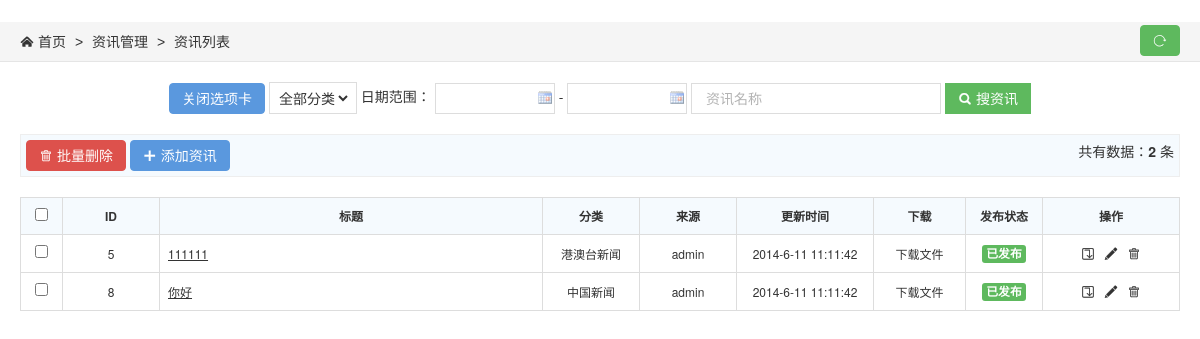
Before: /article/articlelist/ (signed in) with the older database file.
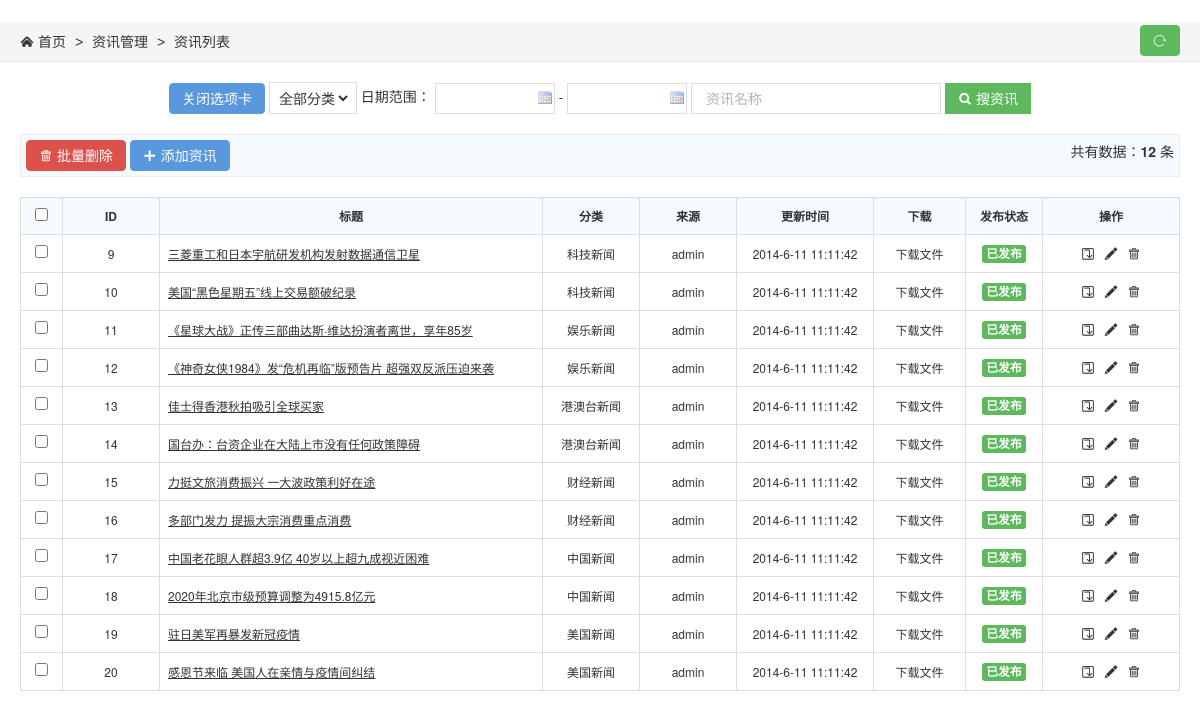
After: the same page with the newer database file.
### article/models.py (models this page shows)
class Articles(models.Model):
    title = models.CharField(max_length=100)
    content = models.TextField(default="暂无内容！")
    type = models.ForeignKey(Types, on_delete=models.CASCADE)
    author = models.ForeignKey(Users, on_delete=models.CASCADE)
    fujian = models.CharField(max_length=200, default='upload/noPicture.jpg', blank=True)

class Types(models.Model):
    title = models.CharField(max_length=50)

### login/models.py (models this page shows)
class Users(models.Model):
    username = models.CharField(max_length=50, unique=True)
    password = models.CharField(max_length=50)

### article/views.py (the view)
# urls.py: path('articlelist/', views.articlelist),
def articlelist(request):
    articles = Articles.objects.all()
    return render(request, 'article-list.html', {'articles': articles})

### templates/article-list.html (shortened to what this page needs)
﻿{% load static %}
<!DOCTYPE HTML>
<html>
<head>
<link rel="stylesheet" type="text/css" href="{% static "static/h-ui/css/H-ui.min.css" %}" />
<link rel="stylesheet" type="text/css" href="{% static "static/h-ui.admin/css/H-ui.admin.css" %}" />
<link rel="stylesheet" type="text/css" href="{% static "lib/Hui-iconfont/1.0.8/iconfont.css" %}" />
<link rel="stylesheet" type="text/css" href="{% static "static/h-ui.admin/skin/default/skin.css" %}" id="skin" />
<link rel="stylesheet" type="text/css" href="{% static "static/h-ui.admin/css/style.css" %}" />
</head>
<body>
<nav class="breadcrumb">
	<i class="Hui-iconfont">&#xe67f;</i>
	首页
	<span class="c-gray en">&gt;</span>
	资讯管理
	<span class="c-gray en">&gt;</span>
	资讯列表
	<a class="btn btn-success radius r" style="line-height:1.6em;margin-top:3px" href="javascript:location.replace(location.href);" title="刷新" ><i class="Hui-iconfont">&#xe68f;</i></a>
</nav>
<div class="page-container">
	<div class="text-c">
		<button onclick="removeIframe()" class="btn btn-primary radius">关闭选项卡</button>
	 <span class="select-box inline">
		<select name="" class="select">
			<option value="0">全部分类</option>
		</select>
		</span> 日期范围：
		<input type="text" onfocus="WdatePicker({ maxDate:'#F{$dp.$D(\'logmax\')||\'%y-%M-%d\'}' })" id="logmin" class="input-text Wdate" style="width:120px;">
		-
		<input type="text" onfocus="WdatePicker({ minDate:'#F{$dp.$D(\'logmin\')}',maxDate:'%y-%M-%d' })" id="logmax" class="input-text Wdate" style="width:120px;">
		<input type="text" name="" id="" placeholder=" 资讯名称" style="width:250px" class="input-text">
		<button name="" id="" class="btn btn-success" type="submit"><i class="Hui-iconfont">&#xe665;</i> 搜资讯</button>
	</div>
	<div class="cl pd-5 bg-1 bk-gray mt-20"> <span class="l"><a href="javascript:;" onclick="datadel()" class="btn btn-danger radius"><i class="Hui-iconfont">&#xe6e2;</i> 批量删除</a> <a class="btn btn-primary radius" data-title="添加资讯" data-href="/article/articleadd/" onclick="Hui_admin_tab(this)" href="javascript:;"><i class="Hui-iconfont">&#xe600;</i> 添加资讯</a></span> <span class="r">共有数据：<strong>{{ articles.count }}</strong> 条</span> </div>
	<div class="mt-20">
		<table class="table table-border table-bordered table-bg table-hover table-sort table-responsive">
			<thead>
				<tr class="text-c">
					<th width="25"><input type="checkbox" name="" value=""></th>
					<th width="80">ID</th>
					<th>标题</th>
					<th width="80">分类</th>
					<th width="80">来源</th>
					<th width="120">更新时间</th>
					<th width="75">下载</th>
					<th width="60">发布状态</th>
					<th width="120">操作</th>
				</tr>
			</thead>
			<tbody>
            {% for article in articles %}
				<tr class="text-c">
					<td><input type="checkbox" value="" name=""></td>
					<td>{{ article.id }}</td>
					<td class="text-l"><u style="cursor:pointer" class="text-primary" onClick="article_edit('查看','article-zhang.html','10001')" title="查看">{{ article.title }}</u></td>
					<td>{{ article.type.title }}</td>
					<td>{{ article.author.username }}</td>
					<td>2014-6-11 11:11:42</td>
					<td><a href="{% static article.fujian %}">下载文件</a></td>
					<td class="td-status"><span class="label label-success radius">已发布</span></td>
					<td class="f-14 td-manage"><a style="text-decoration:none" onClick="article_stop(this,'10001')" href="javascript:;" title="下架"><i class="Hui-iconfont">&#xe6de;</i></a> <a style="text-decoration:none" class="ml-5" onClick="article_edit('资讯编辑','/article/articleedit/','{{ article.id }}')" href="javascript:;" title="编辑"><i class="Hui-iconfont">&#xe6df;</i></a> <a style="text-decoration:none" class="ml-5" onClick="article_del(this,'{{ article.id }}')" href="javascript:;" title="删除"><i class="Hui-iconfont">&#xe6e2;</i></a></td>
				</tr>
			{% endfor %}
			</tbody>
		</table>
	</div>
</div>
</body>
</html>

Changed rows visible on the page:
removed Articles: id "5", title "111111", type "港澳台新闻", author.username "admin"
removed Articles: id "8", title "你好", type "中国新闻", author.username "admin"
added Articles: id "9", title "三菱重工和日本宇航研发机构发射数据通信卫星", type "科技新闻", author.username "admin"
added Articles: id "10", title "美国“黑色星期五”线上交易额破纪录", type "科技新闻", author.username "admin"
added Articles: id "11", title "《星球大战》正传三部曲达斯·维达扮演者离世，享年85岁", type "娱乐新闻", author.username "admin"
added Articles: id "12", title "《神奇女侠1984》发“危机再临”版预告片 超强双反派压迫来袭", type "娱乐新闻", author.username "admin"
added Articles: id "13", title "佳士得香港秋拍吸引全球买家", type "港澳台新闻", author.username "admin"
added Articles: id "14", title "国台办：台资企业在大陆上市没有任何政策障碍", type "港澳台新闻", author.username "admin"
added Articles: id "15", title "力挺文旅消费振兴 一大波政策利好在途", type "财经新闻", author.username "admin"
added Articles: id "16", title "多部门发力 提振大宗消费重点消费", type "财经新闻", author.username "admin"
added Articles: id "17", title "中国老花眼人群超3.9亿 40岁以上超九成视近困难", type "中国新闻", author.username "admin"
added Articles: id "18", title "2020年北京市级预算调整为4915.8亿元", type "中国新闻", author.username "admin"
added Articles: id "19", title "驻日美军再暴发新冠疫情", type "美国新闻", author.username "admin"
added Articles: id "20", title "感恩节来临 美国人在亲情与疫情间纠结", type "美国新闻", author.username "admin"
Other visible differences:
{{ articles.count }}: "2" → "12"
